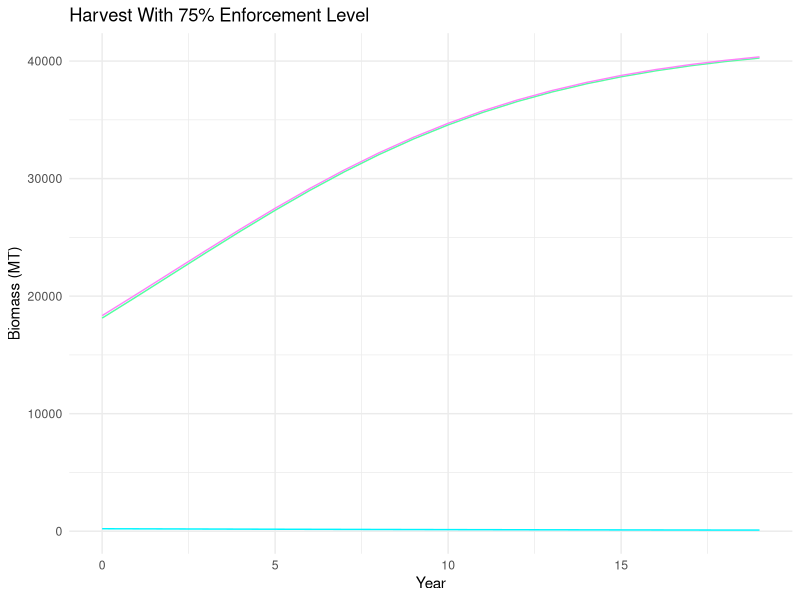
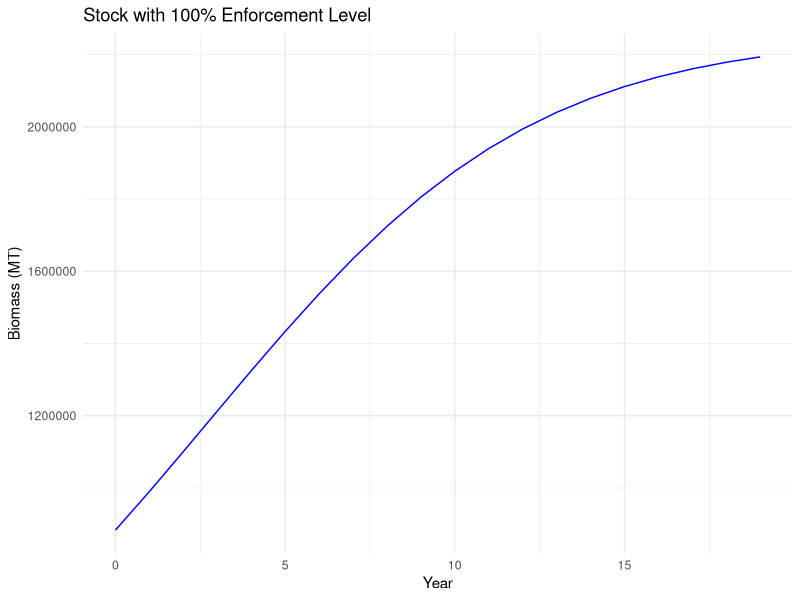
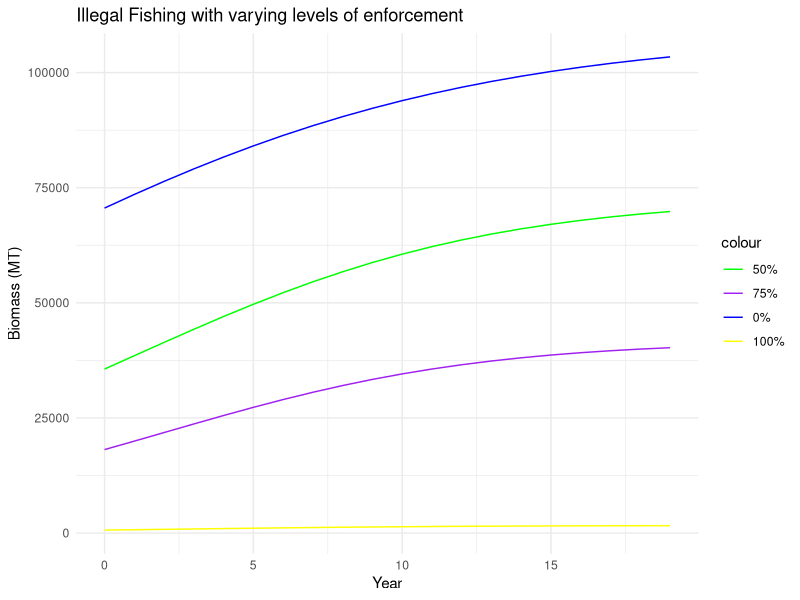
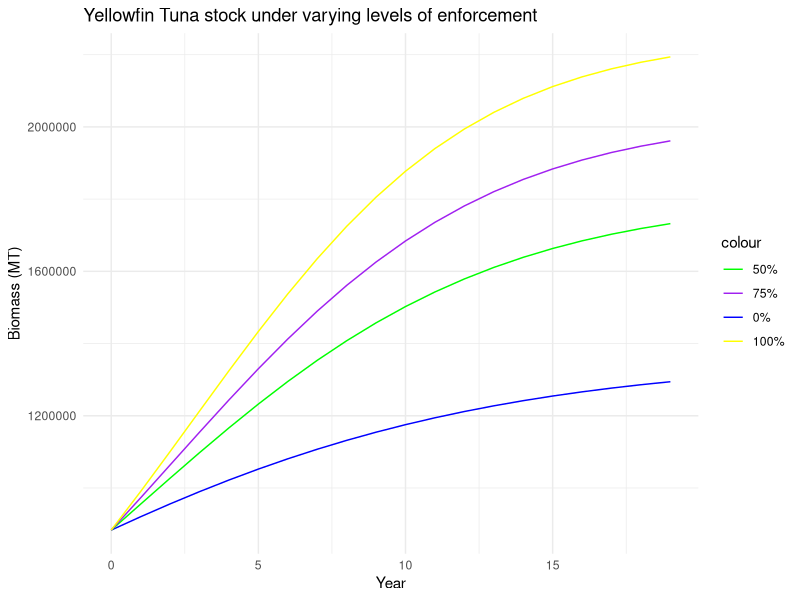

These figures' R source, in order:
## ---- chunk 1
knitr::opts_chunk$set(echo = TRUE)

library(tidyverse)
library(nloptr)
library(knitr)
library(dplyr)
library(ggplot2)
## ---- chunk 2
## Objective funtion

objective <- function(L, int_stock, discount, period, p, c, g, alpha, et, K, r){
  
  ##vectors 
  X <- numeric(length = 20)
I <- numeric(length = 20)
benefits <- numeric(length = 20)
  
  ##initial values 
  X[1] = int_stock
  I[1] = ((p-(g*et))*int_stock)/(2*c)  
  
  benefits[1] = (p*L[1])-(c*(L[1]^2/X[1]))-(alpha*et)
  
   print(paste(" X =", X[1], ", I =", I[1], ", benefits =", benefits[1])) 
  
  #for loop
  for (i in 2:(period+1)) {
     
    X[i] = X[i-1] + (r*X[i-1]) - (r*(X[i-1])^2)/K - (L[i-1]+I[i-1])
    
    I[i] = ((p-(g*et))*X[i])/(2*c)
    
    benefits[i] = (p*L[i]) - (c*(L[i]^2/X[i])) - (alpha*et)
   
    print(paste("Step", i, ": X =", X[i], ", I =", I[i], ", benefits =", benefits[i])) 
  }
  
  t = seq(from = 0, period)
   pv = ((1/(1 + discount))^t) * benefits
  npv = sum(pv)
  
  print(paste("L:", L))  # Print the value of L
  print(paste("npv:", npv))  # Print the value of npv
  
  return(-npv)
  
}
## ---- chunk 3
##constraint that harvest can't be more than stock in any period

constraint <- function(L, int_stock, discount, period, p, c, g, alpha, et, K, r){
  
  #Vectors 
    X <- numeric(length = 20)
    I <- numeric(length = 20)
    const <- numeric(length = 20)
  
  ## initial states 
  X[1] = int_stock 
  I[1] = ((p-(g*et))*X[1])/(2*c)
  const[1] = (L[1]+I[1]) - X[1]
  
  ## for loop for remaing values 
  for (i in 2: (period+1)) {
     X[i] = X[i-1] + (r*X[i-1]) - (r*X[i-1]^2)/K - (L[i-1]+I[i-1])
     I[i] = ((p-(g*et))*X[i])/(2*c)
     const[i] = (L[i]+I[i]) - X[i]
    
  }
  
  return(const)
  
}
## ---- chunk 4
## effort = .75 

local_opts <- list("algorithm" = "NLOPT_LN_COBYLA", xtol_rel = 1e-15)
options <- list("algorithm" = "NLOPT_LN_AUGLAG", xtol_rel = 1e-15, maxeval = 160000, "local_opts" = local_opts)

period = 19

## running nloptr 
output_e_.75 = nloptr(x0=rep(10, times=20),
                 eval_f=objective,
                 eval_g_ineq = constraint,
                 lb=rep(0, times=20),
                 opts = options,
                 int_stock= 883400, discount= .05, period= 19,
                 p= 2397, c= 15000, g= 2375, alpha= 20000000, 
                 et= .75, K= 2265128, r= .2)
                 
round(output_e_.75$solution, 3) #effort 
-output_e_.75$objective #PVNB


## ---- chunk 5
## Effort = 1

local_opts <- list("algorithm" = "NLOPT_LN_COBYLA", xtol_rel = 1e-15)
options <- list("algorithm" = "NLOPT_LN_AUGLAG", xtol_rel = 1e-15, maxeval = 160000, "local_opts" = local_opts)

period = 19

## running nloptr 
output_e_1 = nloptr(x0=rep(10, times=20),
                 eval_f=objective,
                 eval_g_ineq = constraint,
                 lb=rep(0, times=20),
                 opts = options,
                 int_stock= 883400, discount= .05, period= 19,
                 p= 2397, c= 15000, g= 2375, alpha= 20000000, 
                 et= 1, K= 2265128, r= .2)
                 
round(output_e_1$solution, 3) #effort 
-output_e_1$objective #PVNB


## ---- chunk 6
## effort = 0

local_opts <- list("algorithm" = "NLOPT_LN_COBYLA", xtol_rel = 1e-15)
options <- list("algorithm" = "NLOPT_LN_AUGLAG", xtol_rel = 1e-15, maxeval = 160000, "local_opts" = local_opts)

period = 19

## running nloptr 
output_e_0 = nloptr(x0=rep(10, times=20),
                 eval_f=objective,
                 eval_g_ineq = constraint,
                 lb=rep(0, times=20),
                 opts = options,
                 int_stock= 883400, discount= .05, period= 19,
                 p= 2397, c= 15000, g= 2375, alpha= 20000000, 
                 et= 0, K= 2265128, r= .2)
                 
round(output_e_0$solution, 3) #effort 
-output_e_0$objective #PVNB


## ---- chunk 7
## effort = .5 

local_opts <- list("algorithm" = "NLOPT_LN_COBYLA", xtol_rel = 1e-15)
options <- list("algorithm" = "NLOPT_LN_AUGLAG", xtol_rel = 1e-15, maxeval = 160000, "local_opts" = local_opts)

period = 19

## running nloptr 
output_e_.5 = nloptr(x0=rep(10, times=20),
                 eval_f=objective,
                 eval_g_ineq = constraint,
                 lb=rep(0, times=20),
                 opts = options,
                 int_stock= 883400, discount= .05, period= 19,
                 p= 2397, c= 15000, g= 2375, alpha= 20000000, 
                 et= .5, K= 2265128, r= .2)
                 
round(output_e_.5$solution, 3) #effort 
-output_e_.5$objective #PVNB


## ---- chunk 8
#Making a table for e = 1

stock_a <- function(L, int_stock= 883400, discount= .05, period= 19,
                 p= 2397, c= 15000, g= 2375, alpha= 20000000, 
                 et= 1, K= 2265128, r= .2) {
  
  ##vectors 
  X <- numeric(length = 20)
I <- numeric(length = 20)
benefits <- numeric(length = 20)
  
  ##initial values 
  X[1] = int_stock
  I[1] = ((p-(g*et))*int_stock)/(2*c)  
  
  benefits[1] = (p*L[1])-(c*(L[1]^2/X[1]))-(alpha*et)
  
   print(paste(" X =", X[1], ", I =", I[1], ", benefits =", benefits[1])) 
  
  #for loop
  for (i in 2:(period+1)) {
     
    X[i] = X[i-1] + (r*X[i-1]) - (r*(X[i-1])^2)/K - (L[i-1]+I[i-1])
    
    I[i] = ((p-(g*et))*X[i])/(2*c)
    
    benefits[i] = (p*L[i]) - (c*(L[i]^2/X[i])) - (alpha*et)
   
    print(paste("Step", i, ": X =", X[i], ", I =", I[i], ", benefits =", benefits[i])) 
  }
  
  t = seq(from = 0, period)
   pv = ((1/(1 + discount))^t) * benefits
  npv = sum(pv)
  
  print(paste("L:", L))  # Print the value of L
  print(paste("npv:", npv))  # Print the value of npv
  
# This time we return a data frame with the variables we want in the table.  The value after the = indicates the column label.
  
  return(data.frame("Year"=t, "Present Value" =pv, "Stock"=X, "Harvest" =I+L, "Illegal Fishing" = I, "legal Harvest" = L))

}

# The next command is telling R to use the solution found above, choice, to evaluate the function stock and to round the values in the data frame to two places past the decimal point.  The second command says to make a table with these values. 

e_1=round(stock_a(output_e_1$solution),3)      #  2 indicates rounding
## ---- chunk 9
kable(e_1)
## ---- chunk 10
#Making a table for e = 0

stock_a <- function(L, int_stock= 883400, discount= .05, period= 19,
                 p= 2397, c= 15000, g= 2375, alpha= 20000000, 
                 et= .0, K= 2265128, r= .2) {
  
  ##vectors 
  X <- numeric(length = 20)
I <- numeric(length = 20)
benefits <- numeric(length = 20)
  
  ##initial values 
  X[1] = int_stock
  I[1] = ((p-(g*et))*int_stock)/(2*c)  
  
  benefits[1] = (p*L[1])-(c*(L[1]^2/X[1]))-(alpha*et)
  
   print(paste(" X =", X[1], ", I =", I[1], ", benefits =", benefits[1])) 
  
  #for loop
  for (i in 2:(period+1)) {
     
    X[i] = X[i-1] + (r*X[i-1]) - (r*(X[i-1])^2)/K - (L[i-1]+I[i-1])
    
    I[i] = ((p-(g*et))*X[i])/(2*c)
    
    benefits[i] = (p*L[i]) - (c*(L[i]^2/X[i])) - (alpha*et)
   
    print(paste("Step", i, ": X =", X[i], ", I =", I[i], ", benefits =", benefits[i])) 
  }
  
  t = seq(from = 0, period)
   pv = ((1/(1 + discount))^t) * benefits
  npv = sum(pv)
  
  print(paste("L:", L))  # Print the value of L
  print(paste("npv:", npv))  # Print the value of npv
  
# This time we return a data frame with the variables we want in the table.  The value after the = indicates the column label.
  
  return(data.frame("Year"=t, "Present Value" =pv, "Stock"=X, "Harvest" =I+L, "Illegal Fishing" = I, "legal Harvest" = L))

}

# The next command is telling R to use the solution found above, choice, to evaluate the function stock and to round the values in the data frame to two places past the decimal point.  The second command says to make a table with these values. 

e_0=round(stock_a(output_e_0$solution),3)      #  2 indicates rounding
## ---- chunk 11
kable(e_0)
## ---- chunk 12
#Making a table for e = .5 

stock_a <- function(L, int_stock= 883400, discount= .05, period= 19,
                 p= 2397, c= 15000, g= 2375, alpha= 20000000, 
                 et= .5, K= 2265128, r= .2) {
  
  ##vectors 
  X <- numeric(length = 20)
I <- numeric(length = 20)
benefits <- numeric(length = 20)
  
  ##initial values 
  X[1] = int_stock
  I[1] = ((p-(g*et))*int_stock)/(2*c)  
  
  benefits[1] = (p*L[1])-(c*(L[1]^2/X[1]))-(alpha*et)
  
   print(paste(" X =", X[1], ", I =", I[1], ", benefits =", benefits[1])) 
  
  #for loop
  for (i in 2:(period+1)) {
     
    X[i] = X[i-1] + (r*X[i-1]) - (r*(X[i-1])^2)/K - (L[i-1]+I[i-1])
    
    I[i] = ((p-(g*et))*X[i])/(2*c)
    
    benefits[i] = (p*L[i]) - (c*(L[i]^2/X[i])) - (alpha*et)
   
    print(paste("Step", i, ": X =", X[i], ", I =", I[i], ", benefits =", benefits[i])) 
  }
  
  t = seq(from = 0, period)
   pv = ((1/(1 + discount))^t) * benefits
  npv = sum(pv)
  
  print(paste("L:", L))  # Print the value of L
  print(paste("npv:", npv))  # Print the value of npv
  
# This time we return a data frame with the variables we want in the table.  The value after the = indicates the column label.
  
  return(data.frame("Year"=t, "Present Value" =pv, "Stock"=X, "Harvest" =I+L, "Illegal Fishing" = I, "legal Harvest" = L))

}

# The next command is telling R to use the solution found above, choice, to evaluate the function stock and to round the values in the data frame to two places past the decimal point.  The second command says to make a table with these values. 

e_.5=round(stock_a(output_e_.5$solution),3)      #  2 indicates rounding
## ---- chunk 13
kable(e_.5)
## ---- chunk 14
#Making a table for e=. 75 

stock_a <- function(L, int_stock= 883400, discount= .05, period= 19,
                 p= 2397, c= 15000, g= 2375, alpha= 20000000, 
                 et= .75, K= 2265128, r= .2) {
  
  ##vectors 
  X <- numeric(length = 20)
I <- numeric(length = 20)
benefits <- numeric(length = 20)
  
  ##initial values 
  X[1] = int_stock
  I[1] = ((p-(g*et))*int_stock)/(2*c)  
  
  benefits[1] = (p*L[1])-(c*(L[1]^2/X[1]))-(alpha*et)
  
   print(paste(" X =", X[1], ", I =", I[1], ", benefits =", benefits[1])) 
  
  #for loop
  for (i in 2:(period+1)) {
     
    X[i] = X[i-1] + (r*X[i-1]) - (r*(X[i-1])^2)/K - (L[i-1]+I[i-1])
    
    I[i] = ((p-(g*et))*X[i])/(2*c)
    
    benefits[i] = (p*L[i]) - (c*(L[i]^2/X[i])) - (alpha*et)
   
    print(paste("Step", i, ": X =", X[i], ", I =", I[i], ", benefits =", benefits[i])) 
  }
  
  t = seq(from = 0, period)
   pv = ((1/(1 + discount))^t) * benefits
  npv = sum(pv)
  
  print(paste("L:", L))  # Print the value of L
  print(paste("npv:", npv))  # Print the value of npv
  
# This time we return a data frame with the variables we want in the table.  The value after the = indicates the column label.
  
  return(data.frame("Year"=t, "Present Value" =pv, "Stock"=X, "Harvest" =I+L, "Illegal Fishing" = I, "legal Harvest" = L))

}

# The next command is telling R to use the solution found above, choice, to evaluate the function stock and to round the values in the data frame to two places past the decimal point.  The second command says to make a table with these values. 

e_.75=round(stock_a(output_e_.75$solution),3)      #  2 indicates rounding
## ---- chunk 15
kable(e_.75)
## ---- chunk 16
data_all <- data.frame(e_.75$Year, e_0$Stock, e_0$Illegal.Fishing, e_0$legal.Harvest, e_.5$Stock, e_.5$Illegal.Fishing, e_.5$legal.Harvest, e_.75$Stock, e_.75$Illegal.Fishing, e_.75$legal.Harvest, e_1$Stock, e_1$Illegal.Fishing, e_1$legal.Harvest)

col_names <- c("year", "stock_0", "I_0", "L_0", "stock_.5", "I_.5", "L_.5", "stock_.75", "I_.75", "L_.75", "stock_1", "I_1", "L_1")

colnames(data_all) <- col_names
## ---- chunk 17
ggplot(data = e_.75, aes(x= Year, y = Illegal.Fishing)) +
  geom_line(color = 'seagreen1')+
  geom_line(aes(y=legal.Harvest), color="turquoise1") +
  geom_line(aes(y=Harvest), color="orchid1") +
   labs(title = "Harvest With 75% Enforcement Level",
       x = "Year",
       y = "Biomass (MT)") +
  theme_minimal()

## ---- chunk 18
ggplot(data = e_1, aes(x= Year, y = Stock)) +
  geom_line(color = 'blue')+
   labs(title = "Stock with 100% Enforcement Level",
       x = "Year",
       y = "Biomass (MT)") +
  theme_minimal()

## ---- chunk 19
## plot of illegal fishing w/ different effort 
ggplot(data = data_all, aes(x= year)) +
  geom_line(aes(y = I_0, color = 'I_0') )+
  geom_line(aes(y = I_.5, color = "I_.5") )+
  geom_line(aes(y= I_.75, color = "I_.75") )+
  geom_line(aes(y= I_1, color = "I_1") ) +
  scale_color_manual(values = c(I_0 = "blue", I_.5 = "green", I_.75 = "purple", I_1 = "yellow"), labels = c(I_0 = "0%", I_.5 = "50%", I_.75 = "75%", I_1 = "100%")) +
   labs(title = "Illegal Fishing with varying levels of enforcement",
       x = "Year",
       y = "Biomass (MT)") +
  theme_minimal() 

## ---- chunk 20
## plot of stock with different effort 
ggplot(data = data_all, aes(x= year)) +
  geom_line(aes(y = stock_0, color = 'stock_0') )+
  geom_line(aes(y = stock_.5, color = "stock_.5") )+
  geom_line(aes(y= stock_.75, color = "stock_.75") )+
  geom_line(aes(y= stock_1, color = "stock_1") ) +
  scale_color_manual(values = c(stock_0 = "blue", stock_.5 = "green", stock_.75 = "purple", stock_1 = "yellow"), labels = c(stock_0 = "0%", stock_.5 = "50%", stock_.75 = "75%", stock_1 = "100%")) +
   labs(title = "Yellowfin Tuna stock under varying levels of enforcement",
       x = "Year",
       y = "Biomass (MT)") +
  theme_minimal() 

